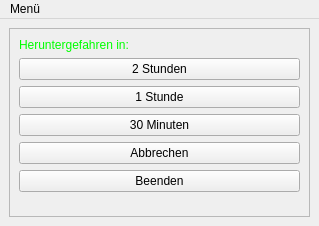
<?xml version="1.0" encoding="UTF-8"?>
<ui version="4.0">
 <class>MainWindow</class>
 <widget class="QMainWindow" name="MainWindow">
  <property name="geometry">
   <rect>
    <x>0</x>
    <y>0</y>
    <width>319</width>
    <height>226</height>
   </rect>
  </property>
  <property name="windowTitle">
   <string>MainWindow</string>
  </property>
  <widget class="QWidget" name="centralwidget">
   <layout class="QGridLayout" name="gridLayout_2">
    <item row="0" column="0">
     <widget class="QFrame" name="frame">
      <property name="frameShape">
       <enum>QFrame::StyledPanel</enum>
      </property>
      <property name="frameShadow">
       <enum>QFrame::Raised</enum>
      </property>
      <layout class="QGridLayout" name="gridLayout">
       <item row="0" column="0">
        <layout class="QVBoxLayout" name="verticalLayout">
         <item>
          <widget class="QLabel" name="time_label">
           <property name="styleSheet">
            <string notr="true">color: #00FF00</string>
           </property>
           <property name="text">
            <string>Heruntergefahren in:</string>
           </property>
          </widget>
         </item>
         <item>
          <widget class="QPushButton" name="two_hours_button">
           <property name="text">
            <string>2 Stunden</string>
           </property>
          </widget>
         </item>
         <item>
          <widget class="QPushButton" name="one_hour_button">
           <property name="text">
            <string>1 Stunde</string>
           </property>
          </widget>
         </item>
         <item>
          <widget class="QPushButton" name="thirty_min_button">
           <property name="text">
            <string>30 Minuten</string>
           </property>
          </widget>
         </item>
         <item>
          <widget class="QPushButton" name="cancel_button">
           <property name="text">
            <string>Abbrechen</string>
           </property>
          </widget>
         </item>
         <item>
          <widget class="QPushButton" name="exit_button">
           <property name="text">
            <string>Beenden</string>
           </property>
          </widget>
         </item>
        </layout>
       </item>
       <item row="1" column="0">
        <spacer name="verticalSpacer">
         <property name="orientation">
          <enum>Qt::Vertical</enum>
         </property>
         <property name="sizeHint" stdset="0">
          <size>
           <width>20</width>
           <height>40</height>
          </size>
         </property>
        </spacer>
       </item>
      </layout>
     </widget>
    </item>
   </layout>
  </widget>
  <widget class="QMenuBar" name="menubar">
   <property name="geometry">
    <rect>
     <x>0</x>
     <y>0</y>
     <width>319</width>
     <height>20</height>
    </rect>
   </property>
   <widget class="QMenu" name="menuMen">
    <property name="title">
     <string>Menü</string>
    </property>
    <addaction name="action_Dark_Mode"/>
    <addaction name="action_Beenden"/>
   </widget>
   <addaction name="menuMen"/>
  </widget>
  <action name="action_Dark_Mode">
   <property name="text">
    <string>Dark Mode</string>
   </property>
  </action>
  <action name="action_Beenden">
   <property name="text">
    <string>Beenden</string>
   </property>
  </action>
 </widget>
 <resources/>
 <connections>
  <connection>
   <sender>exit_button</sender>
   <signal>clicked()</signal>
   <receiver>MainWindow</receiver>
   <slot>close()</slot>
   <hints>
    <hint type="sourcelabel">
     <x>122</x>
     <y>198</y>
    </hint>
    <hint type="destinationlabel">
     <x>304</x>
     <y>229</y>
    </hint>
   </hints>
  </connection>
  <connection>
   <sender>action_Beenden</sender>
   <signal>triggered()</signal>
   <receiver>MainWindow</receiver>
   <slot>close()</slot>
   <hints>
    <hint type="sourcelabel">
     <x>-1</x>
     <y>-1</y>
    </hint>
    <hint type="destinationlabel">
     <x>153</x>
     <y>115</y>
    </hint>
   </hints>
  </connection>
 </connections>
</ui>
